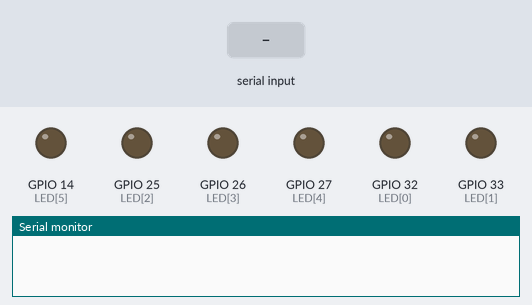
Simulated run of this sketch. Board: ESP32. Parts: output pins drawn as LEDs (lit = HIGH), the last lines printed to the serial monitor. The test bench sets the inputs (shaded band).

Above: at 1.2 s.
1.3 s: "3\n" received over Serial
At 1.7 s:
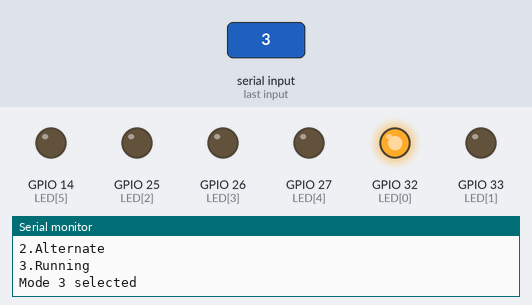
At 2.2 s:
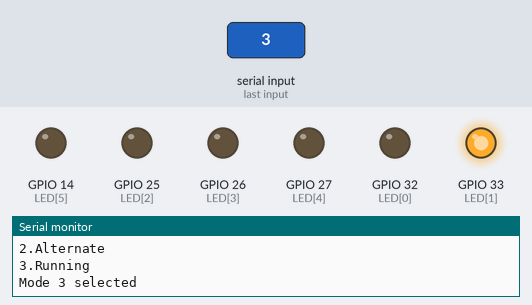
4.3 s: "1\n" received over Serial
7.3 s: "2\n" received over Serial
10.3 s: "90,45\n" received over Serial
At 11.4 s:
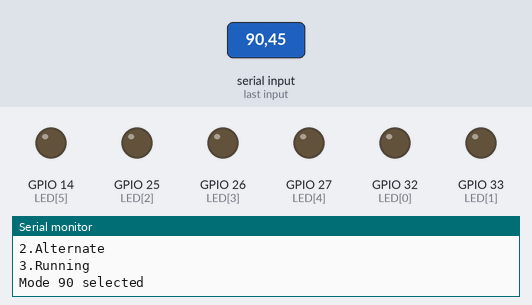
Timing chart, 0 to 12.8 s (numbered marks = the images above; inputs shaded):
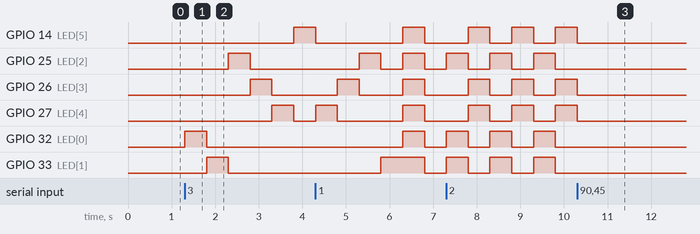

The sketch:

LEDs_Lighting_Modes.ino
```cpp
/*===============================================
Digital OUTPUT LED - Multi-Mode
=================================================
Description:
  This program controls 6 LEDs based on the users input in
  the serial monitor
  1: the Led will Blink
  2: the LED will alternate
  3: the LED will run


Program:
  Doctora, France Austin D.
  Servantes, Jenelyn B.
Date:
  2 September 2026
-------------------------------------------------*/


uint8_t const LED[] = {32, 33, 25, 26, 27, 14};
uint8_t const NUM_PINS = sizeof(LED) / sizeof(LED[0]);
int choice;
void setup() {
  Serial.begin(115200);
  for (int i = 0; i < NUM_PINS; i++) {
    pinMode(LED[i], OUTPUT);
  }

}
#include "LED_Modes.h"
void loop() {
if(Serial.available() > 0){
  int userinput = Serial.parseInt();
  while(Serial.available() > 0){
    Serial.read();
  }
  choice = userinput;
  Serial.println("Select Mode:");
  Serial.println("1.Blink");
  Serial.println("2.Alternate");
  Serial.println("3.Running");
  Serial.println("Mode "+String(userinput)+" selected");
}


  if (choice == 3) {
    run();
  }
  else if (choice == 1) {
    blink();
  }
  else if (choice == 2) {
    alt();
  }

}
```

LED_Modes.h
```cpp
void blink(){

    for(int i =0; i<NUM_PINS ; i++){
    digitalWrite(LED[i],1);
  }
  delay(500);
  for(int i =0; i<NUM_PINS ; i++){
    digitalWrite(LED[i],0);
  }
  delay(500);

}
void alt(){

  for(int i=0; i<3;i++){
    digitalWrite(LED[i],1);
  }
  delay(500);
  for(int i =0; i<3; i++){
    digitalWrite(LED[i],0);
  }
  for(int i =3; i<NUM_PINS; i++){
    digitalWrite(LED[i],1);
  }
  delay(500);
  for(int i =3; i<NUM_PINS; i++){
    digitalWrite(LED[i],0);
  }

}
void run(){

  for(int i = 0; i<NUM_PINS; i++ ){
    digitalWrite(LED[i],1);
    delay(500);
    digitalWrite(LED[i],0);
  }
  for(int i = NUM_PINS -2; i >= 1 ; i--){
    digitalWrite(LED[i],1);
    delay(500);
    digitalWrite(LED[i],0);
  }
  }
```

Measured:
- after the input at 1.3 s, GPIO 14 (LED[5]): LOW → HIGH after 2.5 s; GPIO 25 (LED[2]): LOW → HIGH after 1.0 s, → LOW 0.50 s later; GPIO 26 (LED[3]): LOW → HIGH after 1.5 s, → LOW 0.50 s later; GPIO 27 (LED[4]): LOW → HIGH after 2.0 s, → LOW 0.50 s later; GPIO 32 (LED[0]): LOW → HIGH at once, → LOW 0.50 s later
- after the input at 10.3 s, GPIO 14 (LED[5]), GPIO 26 (LED[3]), GPIO 27 (LED[4]): goes on until 10.3 s, then stays LOW; GPIO 25 (LED[2]), GPIO 32 (LED[0]), GPIO 33 (LED[1]): stops changing and stays LOW
